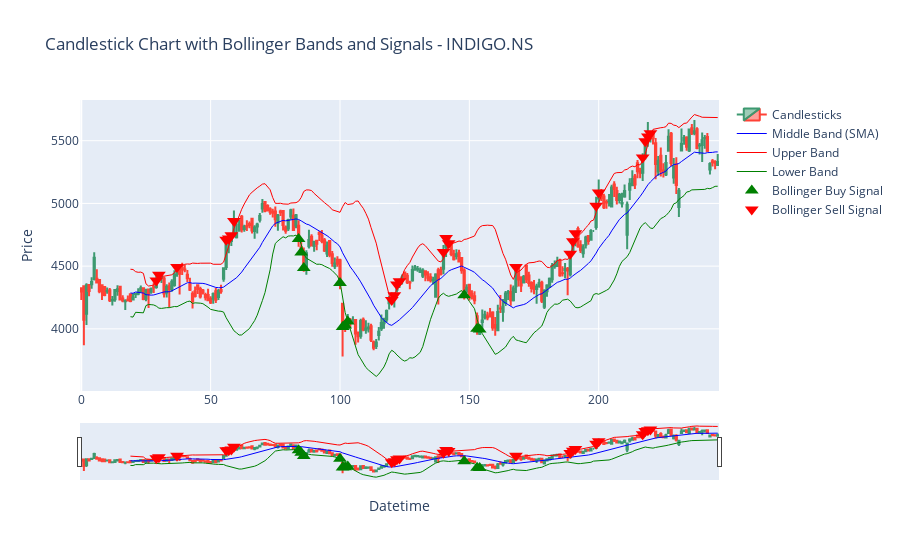

Notebook source saved alongside this figure:
### Code cell
data['Bollinger_Buy_Signal'] = np.where(data['close'] < data['Lower_Band'], 1, 0)
data['Bollinger_Sell_Signal'] = np.where(data['close'] > data['Upper_Band'], -1, 0)

# Add buy and sell signals to the plot
buy_signals_bb = data[data['Bollinger_Buy_Signal'] == 1]
sell_signals_bb = data[data['Bollinger_Sell_Signal'] == -1]

fig_bb.add_trace(go.Scatter(
    x=buy_signals_bb.index,
    y=buy_signals_bb['close'],
    mode='markers',
    marker=dict(color='green', size=12, symbol='triangle-up'),
    name='Bollinger Buy Signal'
))

fig_bb.add_trace(go.Scatter(
    x=sell_signals_bb.index,
    y=sell_signals_bb['close'],
    mode='markers',
    marker=dict(color='red', size=12, symbol='triangle-down'),
    name='Bollinger Sell Signal'
))

fig_bb.update_layout(title=f"Candlestick Chart with Bollinger Bands and Signals - {stock_symbol}", xaxis_title='Datetime', yaxis_title='Price')
fig_bb.show()

### Figure 1 — Plotly figure (JSON) as saved in the notebook; plotly's stock layout.template omitted (floating-point values rounded to 4 significant figures; data arrays with more than 128 entries replaced by an {"elided": "..."} marker saying what was removed)
{"data": [{"close": {"elided": "247 float values"}, "high": {"elided": "247 float values"}, "low": {"elided": "247 float values"}, "name": "Candlesticks", "open": {"elided": "247 float values"}, "type": "candlestick", "x": {"elided": "247 int values"}}, {"line": {"color": "blue", "width": 1}, "mode": "lines", "name": "Middle Band (SMA)", "type": "scatter", "x": {"elided": "247 int values"}, "y": {"elided": "247 float values"}}, {"line": {"color": "red", "width": 1}, "mode": "lines", "name": "Upper Band", "type": "scatter", "x": {"elided": "247 int values"}, "y": {"elided": "247 float values"}}, {"line": {"color": "green", "width": 1}, "mode": "lines", "name": "Lower Band", "type": "scatter", "x": {"elided": "247 int values"}, "y": {"elided": "247 float values"}}, {"marker": {"color": "green", "size": 12, "symbol": "triangle-up"}, "mode": "markers", "name": "Bollinger Buy Signal", "type": "scatter", "x": [84, 85, 86, 100, 101, 102, 103, 148, 153, 154], "y": [4717.0, 4609.0, 4485.0, 4366.0, 4015.0, 4027.0, 4058.0, 4267.0, 4001.0, 3995.0]}, {"marker": {"color": "red", "size": 12, "symbol": "triangle-down"}, "mode": "markers", "name": "Bollinger Sell Signal", "type": "scatter", "x": [29, 30, 37, 56, 57, 58, 59, 120, 121, 122, 123, 140, 141, 142, 168, 189, 190, 191, 199, 200, 217, 218, 219, 220], "y": [4386.0, 4431.0, 4493.0, 4710.0, 4720.0, 4747.0, 4860.0, 4230.0, 4268.0, 4353.0, 4379.0, 4612.0, 4725.0, 4682.0, 4492.0, 4599.0, 4698.0, 4762.0, 4981.0, 5087.0, 5366.0, 5496.0, 5534.0, 5558.0]}], "layout": {"title": {"text": "Candlestick Chart with Bollinger Bands and Signals - INDIGO.NS"}, "xaxis": {"title": {"text": "Datetime"}}, "yaxis": {"title": {"text": "Price"}}}}
